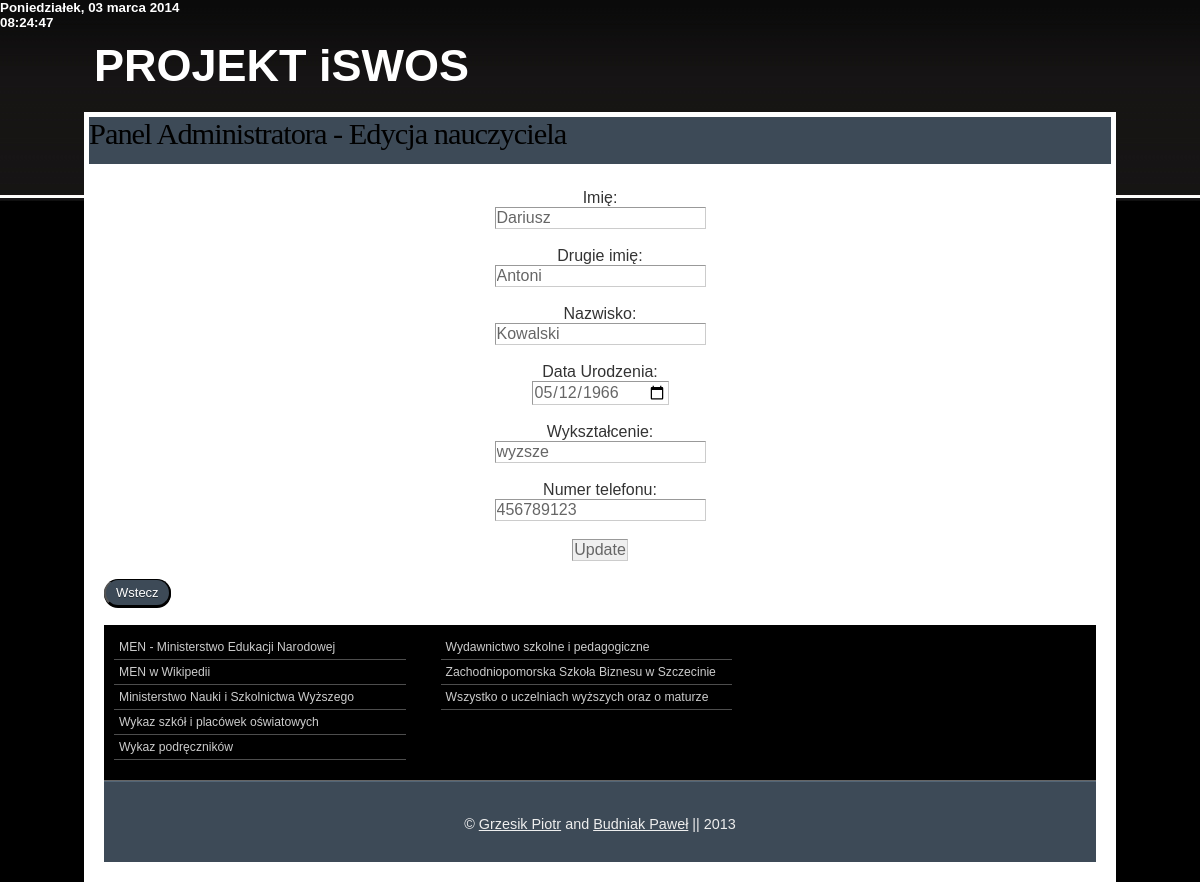
The page /pages/edycja/editn.php?editn=14 (signed in) on the database its author committed.
### tables this page shows
CREATE TABLE IF NOT EXISTS `nauczyciel` (
  `idnauczyciela` int(11) NOT NULL AUTO_INCREMENT,
  `login` varchar(32) NOT NULL,
  `pass` varchar(32) NOT NULL,
  `imie` varchar(15) NOT NULL,
  `imie2` varchar(15) NOT NULL,
  `nazwisko` varchar(20) NOT NULL,
  `data_urodzenia` date NOT NULL,
  `wyksztalcenie` varchar(40) NOT NULL,
  `nip` int(10) NOT NULL,
  `telefon` int(9) NOT NULL,
  `idprzedmiotu` text NOT NULL,
  PRIMARY KEY (`idnauczyciela`)
);

### pages/edycja/editn.php (the view, shortened to what this page needs)
<!DOCTYPE html PUBLIC "-//W3C//DTD XHTML 1.0 Transitional//EN"
    "http://www.w3.org/TR/xhtml1/DTD/xhtml1-transitional.dtd">
<html xml:lang="pl" lang="pl" xmlns="http://www.w3.org/1999/xhtml">
<head>
<link rel="stylesheet" type="text/css" href="../../styles.css" />
<SPAN id="Data" style="POSITION: absolute; LEFT: 0; TOP: 0; FONT-SIZE: 10pt;
FONT-WEIGHT: bold; COLOR: white; FONT-FAMILY: Verdana, Arial;"></SPAN>
<body onLoad="czas()">
<div id="wrap">
    <div class="header">
        <h5>PROJEKT <strong> iSWOS</strong></h5>
    </div>
    <div class="page">
        <div id="navbg">
            <div id="nav">
               <h3>Panel Administratora - Edycja nauczyciela</h3>
            </div>
        </div>
        <div class="page-wrap">
            <div class="content">
                <?php
						if( isset($_GET['editn']) )
						{
							$idnauczyciela = $_GET['editn'];
							$res= mysql_query("SELECT * FROM nauczyciel WHERE idnauczyciela='$idnauczyciela'");
							$row= mysql_fetch_array($res);
						}
					?>
					<?php
					echo '<center>
					<form action="editn.php" method="POST">
					Imię: <input type="text" name="newName" value="'.$row[3].'"><br />
					Drugie imię: <input type="text" name="newImie2" value="'.$row[4].'"><br />
					Nazwisko: <input type="text" name="newNazwisko" value="'.$row[5].'"><br />
					Data Urodzenia: <input type="date" name="newDataurodzenia" value="'.$row[6].'"><br />
					Wykształcenie: <input type="text" name="newWyksztalcenie" value="'.$row[7].'"><br />
					Numer telefonu: <input type="text" maxlength="9" name="newTelefon" value="'.$row[9].'"><br />
					<input type="hidden" name="idnauczyciela" value="'.$row[0].'">
					<input type="submit" value="Update"/>
					</form></center>';
					?>
					<br />
                    <a href="edycjan.php"><button>Wstecz</button></A><br />
                    <br />
            </div>
            <div class="footer-navigation">
                <ul>
                    <li><a href="http://www.men.gov.pl" title="MEN - Ministerstwo Edukacji Narodowej" onclick="this.target='_blank'">MEN - Ministerstwo Edukacji Narodowej</a></li>
                    <li><a href="http://pl.wikipedia.org/wiki/Ministerstwo_Edukacji_Narodowej" title="MEN w Wikipedii" onclick="this.target='_blank'">MEN w Wikipedii</a></li>
                    <li><a href="http://www.mnisw.gov.pl" title="Ministerstwo Nauki i Szkolnictwa Wyższego" onclick="this.target='_blank'">Ministerstwo Nauki i Szkolnictwa Wyższego</a></li>
                    <li><a href="http://www.cie.men.gov.pl/index.php/sio-wykaz-szkol-i-placowek.html" title="Wykaz szkół i placówek oświatowych">Wykaz szkół i placówek oświatowych</a></li>
                    <li><a href="http://www.men.gov.pl/podreczniki/" title="Wykaz podręczników" onclick="this.target='_blank'">Wykaz podręczników</a></li>
                </ul>
                <ul>
                    <li><a href="http://www.wsip.pl/dla_nauczycieli/przedmioty/szkolnictwo_specjalne/aktualnosci" title="Wydawnictwo szkolne i pedagogiczne" onclick="this.target='_blank'">Wydawnictwo szkolne i pedagogiczne</a></li>
                    <li><a href="http://www.zpsb.szczecin.pl" title="Zachodniopomorska Szkoła Biznesu w Szczecinie" onclick="this.target='_blank'">Zachodniopomorska Szkoła Biznesu w Szczecinie</a></li>
                    <li><a href="http://www.edukacja.net" title="Wszystko o uczelniach wyższych oraz o maturze" onclick="this.target='_blank'">Wszystko o uczelniach wyższych oraz o maturze</a></li>
                </ul>
            </div>
            <div class="footer">
                <p>© <a href="mailto: grzesikpiotr@op.pl">Grzesik Piotr</a> and <a href="mailto: p.budniak5@gmail.com">Budniak Paweł</a> || 2013</p>
            </div>
        </div>
    </div>
</div>
</body>
</html>

### styles.css (style rules this page uses)
* { margin:0; padding:0; }
body { background:#000000 url('images/body.jpg') repeat-x scroll top left; margin:0 auto; padding:0; font-family:Arial, Helvetica, sans-serif; color:#333333; }
div#wrap { width:86%; margin:30px auto 0 auto; padding:0 10px; }
div.header { padding:10px 0 20px 10px; margin:0 auto; }
div#navbg { background-color:#ffffff; padding:5px; }
div#nav { background-color:#3D4A57; height:47px; display:block; }
h3 { font-size:1.9em; font-family:Georgia, "Times New Roman", Times, serif; font-weight:normal; color:#000000; letter-spacing:-1px; }
h5 { font-size:45px; font-family:Arial, Helvetica, sans-serif; color: white; border: 1px; }
p { margin-bottom:20px; line-height:1.7em; font-size:0.95em; color:#333333; }
ul { padding:0 0 20px 35px; list-style:none; }
form input, form textarea { display: block; border:1px solid #999999; border-bottom-color:#cccccc; border-right-color:#cccccc; padding:1px; color:#666666; font-family:Arial, Helvetica, sans-serif; font-size:1.0em; }
button { border-top: 1px solid #000000; background: #3d4a57; background: (left top, left bottom); background: (top, #3d4a57, #3d4a57); padding: 5px 10px; border-radius: 40px; box-shadow: rgba(0,0,0,1) 0 1px 0; text-shadow: rgba(0,0,0,.4) 0 1px 0; color: #ffffff; font-size: 13px; font-family: Helvetica, Arial, Sans-Serif; text-decoration: none; vertical-align: middle; }
a, a:visited { color:#f0f3f6; }
div.page { clear:both; margin:0; padding:0; background-color:#ffffff; }
div.page ul { font-size:0.95em; color:#333333; }
div.page ul li { padding:2px 0; }
div.page p { text-align:justify; font-family:Helvetica, Arial, sans-serif; color:#444444; }
div.page-wrap { background-color:#ffffff; padding:20px; clear:both; }
div.content { background-color:#ffffff; float:left; width:100%; }
div.footer-navigation { background:black none repeat-x scroll left 50%; min-height:90px; border-bottom:1px solid #666666; padding:10px 10px 20px; clear:both; }
div.footer-navigation ul { list-style:none; padding:0; width:30%; float:left; margin-right:35px; }
div.footer-navigation ul li { padding:5px; color:#cccccc; border-bottom:1px solid #4D4D4D; font-size:0.8em; font-family:Helvetica, Arial, sans-serif; }
div.footer-navigation ul li a, div.footer-navigation ul li a:visited { color:#cccccc; text-decoration:none; }
div.footer { clear:both; border-top:1px solid #526475; background:#3D4A57; min-height:80px; clear:both; }
div.footer p { text-align:center; color:#eeeeee; padding-top:30px; font-size:0.9em; }
div.footer p a, div.footer p a:visited { color:#eeeeee; }

### rows shown on the page
nauczyciel: newName "Dariusz", newImie2 "Antoni", newNazwisko "Kowalski", newDataurodzenia "05/12/1966", newWyksztalcenie "wyzsze", newTelefon "456789123"
